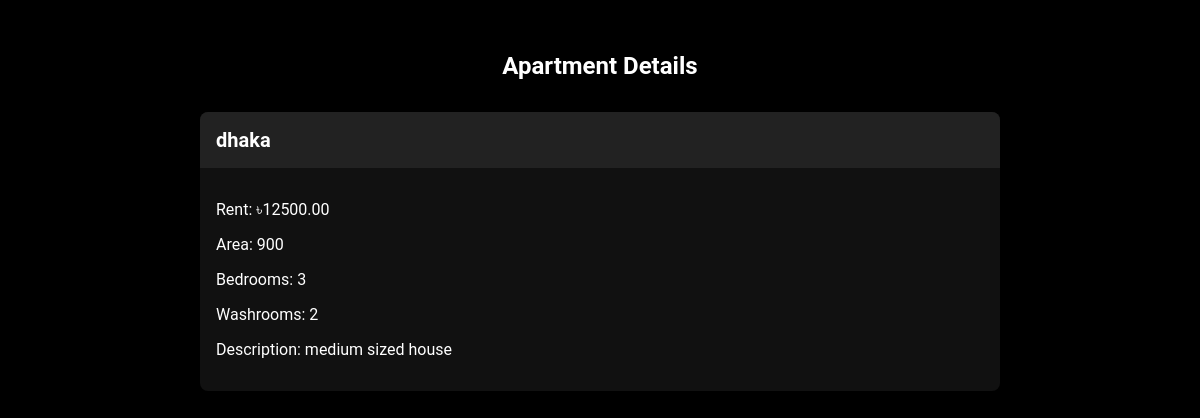
The page /apartment/1/ on the database its author committed.
### accounts/models.py (models this page shows, shortened)
class Apartment(models.Model):
    owner = models.ForeignKey(WebUser, on_delete=models.CASCADE)
    address = models.CharField(max_length=255)
    rent = models.DecimalField(max_digits=10, decimal_places=2)
    area = models.CharField(max_length=255)
    bedrooms = models.PositiveIntegerField()
    washrooms = models.PositiveIntegerField()
    description = models.TextField()
    short_description = models.CharField(max_length=255)
    is_vacant = models.BooleanField(default=True)

### accounts/views.py (the view)
# urls.py: path('apartment/<int:pk>/', ApartmentDetailsView.as_view(), name='apartment_details'),
class ApartmentDetailsView(DetailView):
    model = Apartment
    template_name = 'accounts/apartment_details.html'
    context_object_name = 'apartment'

### accounts/templates/accounts/apartment_details.html
{% load static %}
{% block content %}
<link rel="stylesheet" type="text/css" href="{% static 'accounts/apartment_details.css' %}">
<div class="container">
  <h2 class="apartment-heading">Apartment Details</h2>
  <div class="card">
    <div class="card-header">
      <h3 class="address">{{ apartment.address }}</h3>
    </div>
    <div class="card-body">
      <p class="rent">Rent: ৳{{ apartment.rent }}</p>
      <p class="area">Area: {{ apartment.area }}</p>
      <p class="bedrooms">Bedrooms: {{ apartment.bedrooms }}</p>
      <p class="washrooms">Washrooms: {{ apartment.washrooms }}</p>
      <p class="description">Description: {{ apartment.description }}</p>
    </div>
  </div>
</div>
{% endblock %}

### accounts/static/accounts/apartment_details.css (style rules this page uses)
.container { max-width: 800px; margin: 0 auto; padding: 2rem; }
.apartment-heading { text-align: center; font-size: 24px; margin-bottom: 2rem; }
.card { background-color: #111; border-radius: 8px; box-shadow: 0 2px 4px rgba(0, 0, 0, 0.2); }
.card-header { background-color: #222; padding: 1rem; border-top-left-radius: 8px; border-top-right-radius: 8px; }
.address { font-size: 20px; margin: 0; }
.card-body { padding: 1rem; }
.rent, .area, .bedrooms, .washrooms, .description { font-size: 16px; margin-bottom: 1rem; }

### rows shown on the page
Apartment: address "dhaka", rent "12500.00", area "900", bedrooms "3", washrooms "2", description "medium sized house"
